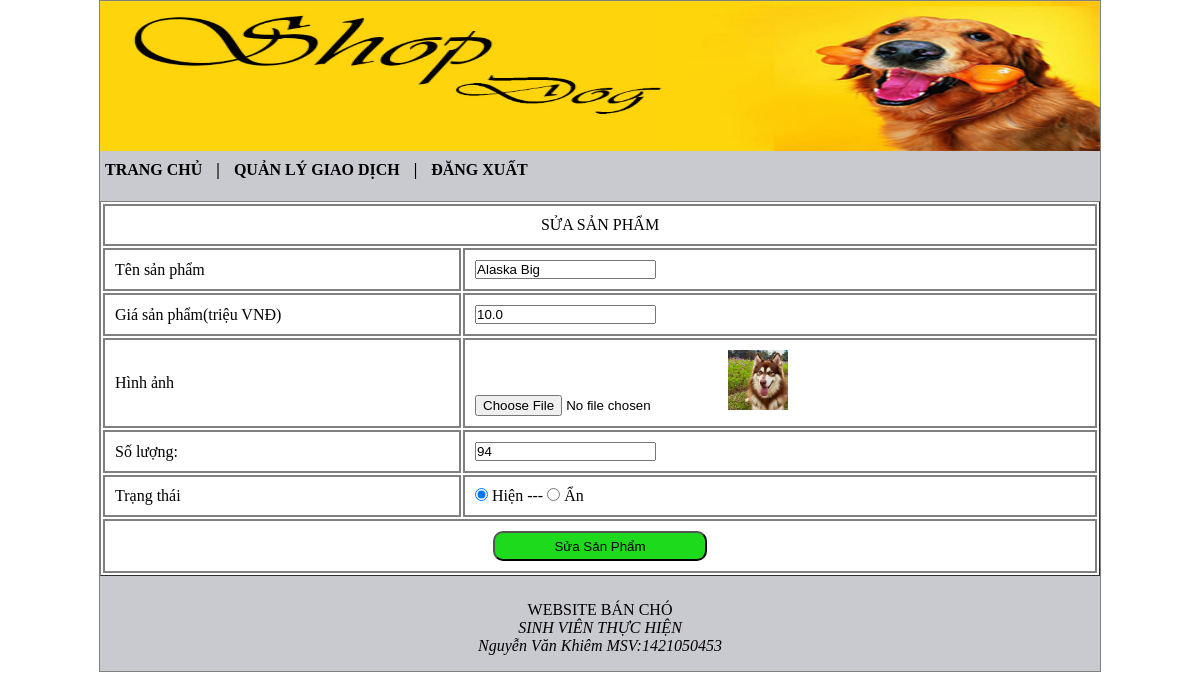
Screenshot of /admin1/index.php?hd=sua&id=1 (signed in) with the database file from the repository.
### tables this page shows
CREATE TABLE `tbl_danhmucsp1` (
  `ID` tinyint(4) NOT NULL,
  `tensp` varchar(20) NOT NULL,
  `gia` decimal(3,1) NOT NULL,
  `ngaynhap` date NOT NULL,
  `soluong` tinyint(4) NOT NULL,
  `anh` char(20) NOT NULL,
  `trangthai` tinyint(4) NOT NULL
);

### admin1/thuvien/sanpham/sp_sua1.php (the view, shortened to what this page needs)
<?php
	include ('thuvien/config.php');
	$id = $_GET['id'];
	 $sql="select * from tbl_danhmucsp1 where ID='$id'";
	 $run=mysqli_query($conn,$sql);
	 $row=mysqli_fetch_assoc($run);
?>
<form action="thuvien/sanpham/xuly_sua1.php" method="post" enctype="multipart/form-data">
<table width="100%" border="1">
	<tr>
		<td colspan="2"><div align="center"> SỬA SẢN PHẨM</div></td>
	</tr>
	<tr>
		<td>Tên sản phẩm </td>
		<td><input type="text" name="tensp" value="<?php echo $row['tensp'] ?>" required></td>
	</tr>
	<tr>
		<td>Giá sản phẩm(triệu VNĐ)</td>
		<td><input type="number" name="gia" value="<?php echo $row['gia'] ?>" required></td>
	</tr>
	<tr>
		<td>Hình ảnh</td>
		<td><input type="file" name="hinhanh" value='Đổi' ><img src="pic/dogs/<?php echo $row['anh'] ?>" width="60" height="60"></td>
	</tr>
	<tr>
		<td>Số lượng:	</td>
			<td>
				<input type="number" name ="soluong"  size ="20" maxlength="11"  value="<?php echo $row['soluong'] ?>" required/>
		</td>
	</tr>
	<tr>
		<td>Trạng thái</td>
		<td>
			<?php
				if($row['trangthai']==1)
				{
					$ck1="checked";
					$ck0 ="";
				}
				else
				{
					$ck0="checked";
					$ck1 ="";
				}
			?>
			<input type="radio" name="tt" value="1"  <?php echo $ck1; ?>/> Hiện ---
			<input type="radio" name="tt" value="0" <?php echo $ck0; ?>/> Ẩn
		</td>
	</tr>
	<tr>
		<td colspan="2">
			<div align="center">
				<input type ="submit" value ="Sửa Sản Phẩm" name="btn_sua" class="btn"/>
			</div>
		</td>
	</tr>
</table>
</form>

### admin1/css/style.css (style rules this page uses)
* { margin:0; padding:0; }

### admin1/css/style_content.css (style rules this page uses)
table.sp,tr,td { border:2px solid gray; border-collapse:collapse; }
td { padding:10px; }
.btn { background-color: #1dda1d; width: 214px; height: 30px; border-radius: 10px; }

### rows the page displays
tbl_danhmucsp1: tensp "Alaska Big", gia "10.0", anh (picture), soluong "94"
